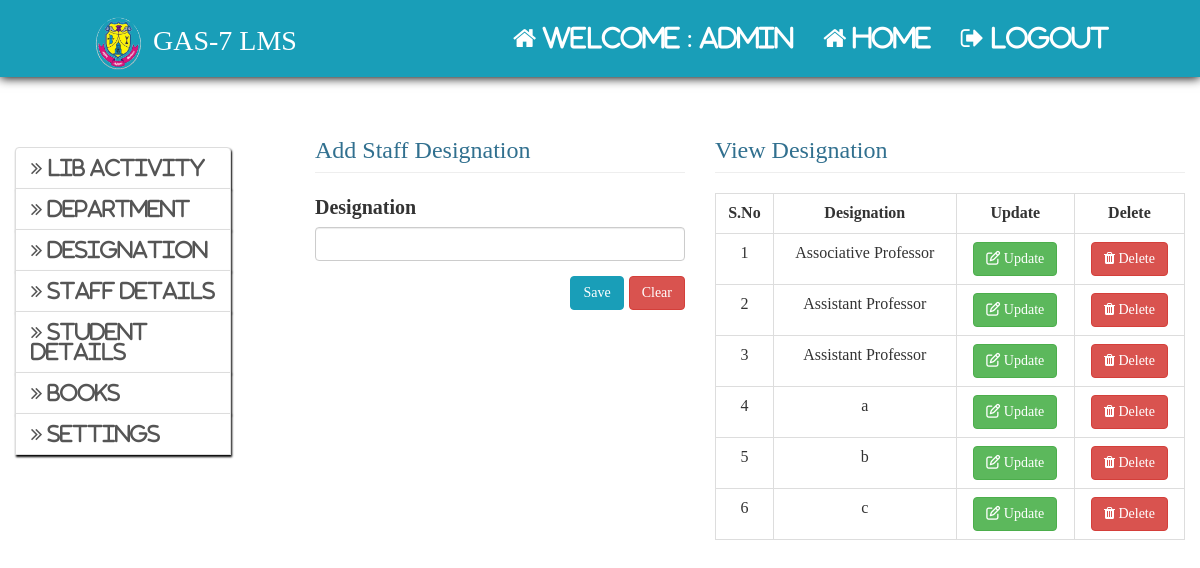
/admin/add_designation.php (signed in), run on an earlier commit of the app's database.
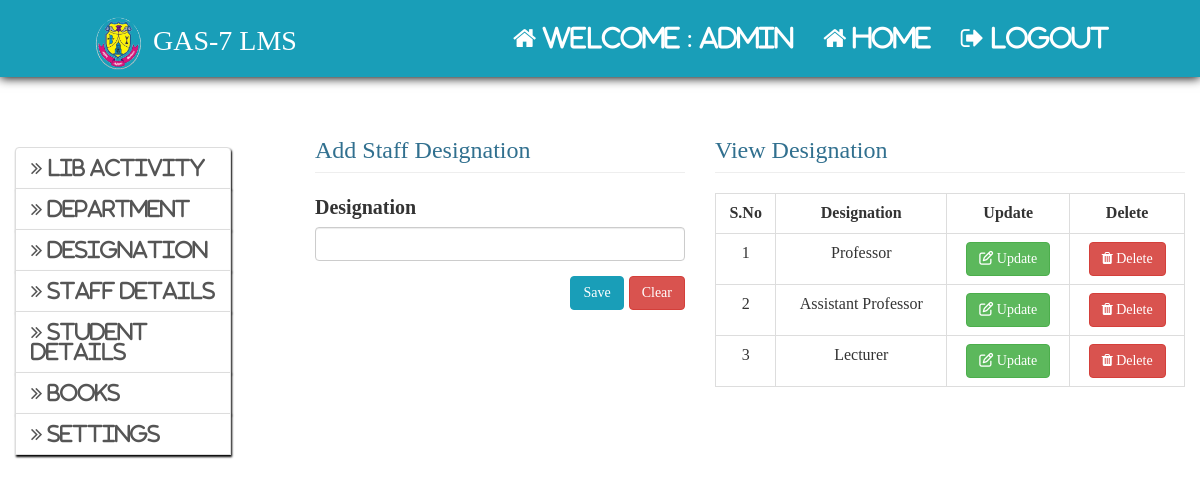
And on a later commit of the database.
### tables this page shows
CREATE TABLE `designation` (
  `id` int(11) NOT NULL AUTO_INCREMENT,
  `designation` varchar(150) NOT NULL,
  PRIMARY KEY (`id`)
);

### admin/add_designation.php (the view, shortened to what this page needs)
<html>
	<head>
		<?php
			include"../include/head.php";
		?>
	</head>
	<body>
		<?php include"admin_home_nav.php";?>
		<div class="col-md-3" style="margin-top:50px">
			<?php
				include"admin_sidenav.php";
			?>
		</div>
		<div class="col-md-4">
			<form method="post" action="<?php echo $_SERVER["PHP_SELF"]?>">
				<h3 class="page-header text-info">Add Staff Designation</h3>
				<div class="form-group">
					<label>Designation</label>
					<input type="text" class="form-control" name="design">
				</div>
				<div class="form-group pull-right">
					<button type="submit" class="btn btn-primary" name="save">Save</button>
					<input type="reset" class="btn btn-danger" value="Clear">
				</div>
			</form>
		</div>
		<div class="col-md-5">
			<h3 class="page-header text-info">View Designation<h3>
			<?php
				$qry="select * from designation";
				$res=$con->query($qry);
				if($res->num_rows)
				{
					$i=1;
					echo"
						<table class='table table-bordered'>
							<tr>
								<th><center>S.No</center></th>
								<th><center>Designation</center></th>
								<th><center>Update</center></th>
								<th><center>Delete</center></th>
							</tr>
					";
					while($row=$res->fetch_assoc())
					{
						echo"
							<tr>
								<td><center>{$i}</center></td>
								<td><center>{$row["designation"]}</center></td>
								<td><center><a href='update_design.php?id={$row["id"]}' class='btn btn-success'><span class='fa fa-edit'></span> Update</a></center></td>
								<td><center><a href='delete_design.php?id={$row["id"]}' onClick='return delConfirm();' class='btn btn-danger'><span class='fa fa-trash'></span> Delete</a></center></td>
							</tr>
						";
						$i++;
					}
				}
			?>
		</div>
	</body>
</html>

What changed in the data, as far as the page shows it:
removed designation: designation "Assistant Professor"
removed designation: designation "a"
removed designation: designation "b"
removed designation: designation "c"
changed designation: designation "Associative Professor" → "Professor"
added designation: designation "Lecturer"
